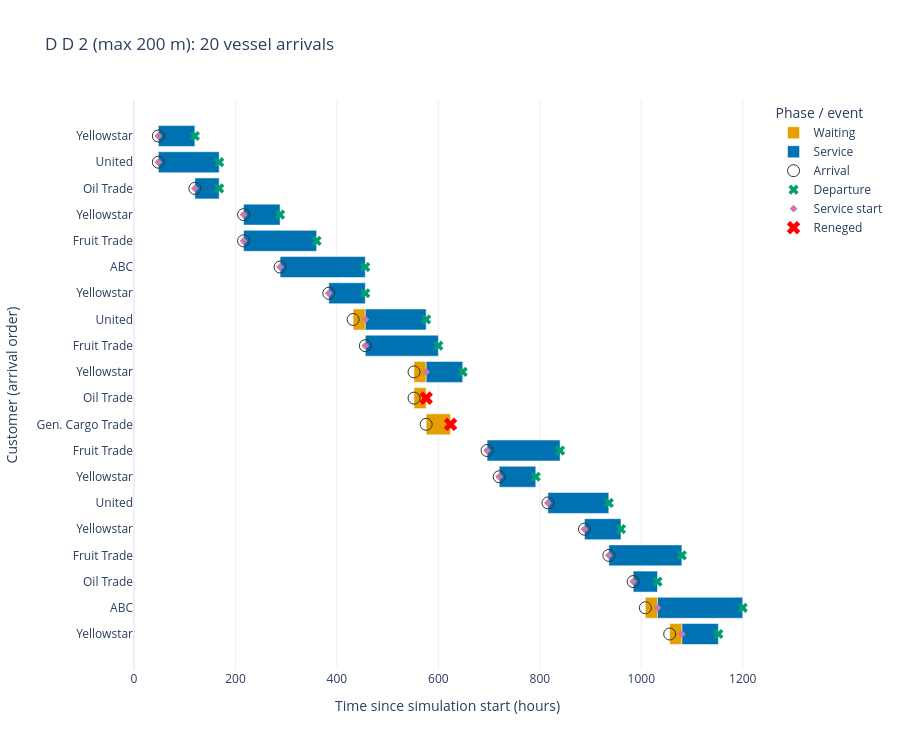

Notebook code cell kept with this figure:
### Markdown cell above
#### 6. Gantt chart: arrival, waiting, service and reneging

One row per vessel visit, labelled by vessel name. Orange is waiting, blue is actual service, a green cross marks departure after service, and a **red cross** marks reneging. Reneged visits have no service bar. Hover labels show at most two decimals in hours, with days in parentheses. The table below includes status and actual departure time.

### Code cell
fig = plot_gantt(df, title=f"{example_title}: {len(df)} vessel arrivals")
fig.show()
df.sort_values(["AT", "c_id"])[["c_id", "name", "length", "maxwait", "status", "AT", "TSB", "TSE",
                                "departure", "TCWQ", "ST", "TCSS", "s_id"]]

### Figure 1 — Plotly figure (JSON) as saved in the notebook; plotly's stock layout.template omitted (floating-point values rounded to 4 significant figures)
{"data": [{"base": [48, 48, 120, 216, 216, 288, 384, 432, 456, 552, 552, 576, 696, 720, 816, 888, 936, 984, 1008, 1056], "customdata": [["48 h (2 days)", "48 h (2 days)", "0 h (0 days)"], ["48 h (2 days)", "48 h (2 days)", "0 h (0 days)"], ["120 h (5 days)", "120 h (5 days)", "0 h (0 days)"], ["216 h (9 days)", "216 h (9 days)", "0 h (0 days)"], ["216 h (9 days)", "216 h (9 days)", "0 h (0 days)"], ["288 h (12 days)", "288 h (12 days)", "0 h (0 days)"], ["384 h (16 days)", "384 h (16 days)", "0 h (0 days)"], ["432 h (18 days)", "456 h (19 days)", "24 h (1 days)"], ["456 h (19 days)", "456 h (19 days)", "0 h (0 days)"], ["552 h (23 days)", "576 h (24 days)", "24 h (1 days)"], ["552 h (23 days)", "576 h (24 days)", "24 h (1 days)"], ["576 h (24 days)", "624 h (26 days)", "48 h (2 days)"], ["696 h (29 days)", "696 h (29 days)", "0 h (0 days)"], ["720 h (30 days)", "720 h (30 days)", "0 h (0 days)"], ["816 h (34 days)", "816 h (34 days)", "0 h (0 days)"], ["888 h (37 days)", "888 h (37 days)", "0 h (0 days)"], ["936 h (39 days)", "936 h (39 days)", "0 h (0 days)"], ["984 h (41 days)", "984 h (41 days)", "0 h (0 days)"], ["1008 h (42 days)", "1032 h (43 days)", "24 h (1 days)"], ["1056 h (44 days)", "1080 h (45 days)", "24 h (1 days)"]], "hovertemplate": "%{text}<br>Start: %{customdata[0]}<br>End: %{customdata[1]}<br>Duration: %{customdata[2]}<extra>%{fullData.name}</extra>", "marker": {"color": "#E69F00"}, "name": "Waiting", "orientation": "h", "text": ["Yellowstar", "United", "Oil Trade", "Yellowstar", "Fruit Trade", "ABC", "Yellowstar", "United", "Fruit Trade", "Yellowstar", "Oil Trade", "Gen. Cargo Trade", "Fruit Trade", "Yellowstar", "United", "Yellowstar", "Fruit Trade", "Oil Trade", "ABC", "Yellowstar"], "textposition": "none", "type": "bar", "x": [0.0, 0.0, 0.0, 0.0, 0.0, 0.0, 0.0, 24.0, 0.0, 24.0, 24.0, 48.0, 0.0, 0.0, 0.0, 0.0, 0.0, 0.0, 24.0, 24.0], "y": ["Customer 1", "Customer 2", "Customer 3", "Customer 4", "Customer 5", "Customer 6", "Customer 7", "Customer 8", "Customer 9", "Customer 10", "Customer 11", "Customer 12", "Customer 13", "Customer 14", "Customer 15", "Customer 16", "Customer 17", "Customer 18", "Customer 19", "Customer 20"]}, {"base": [48, 48, 120, 216, 216, 288, 384, 456, 456, 576, 696, 720, 816, 888, 936, 984, 1032, 1080], "customdata": [["48 h (2 days)", "120 h (5 days)", "72 h (3 days)"], ["48 h (2 days)", "168 h (7 days)", "120 h (5 days)"], ["120 h (5 days)", "168 h (7 days)", "48 h (2 days)"], ["216 h (9 days)", "288 h (12 days)", "72 h (3 days)"], ["216 h (9 days)", "360 h (15 days)", "144 h (6 days)"], ["288 h (12 days)", "456 h (19 days)", "168 h (7 days)"], ["384 h (16 days)", "456 h (19 days)", "72 h (3 days)"], ["456 h (19 days)", "576 h (24 days)", "120 h (5 days)"], ["456 h (19 days)", "600 h (25 days)", "144 h (6 days)"], ["576 h (24 days)", "648 h (27 days)", "72 h (3 days)"], ["696 h (29 days)", "840 h (35 days)", "144 h (6 days)"], ["720 h (30 days)", "792 h (33 days)", "72 h (3 days)"], ["816 h (34 days)", "936 h (39 days)", "120 h (5 days)"], ["888 h (37 days)", "960 h (40 days)", "72 h (3 days)"], ["936 h (39 days)", "1080 h (45 days)", "144 h (6 days)"], ["984 h (41 days)", "1032 h (43 days)", "48 h (2 days)"], ["1032 h (43 days)", "1200 h (50 days)", "168 h (7 days)"], ["1080 h (45 days)", "1152 h (48 days)", "72 h (3 days)"]], "hovertemplate": "%{text}<br>Start: %{customdata[0]}<br>End: %{customdata[1]}<br>Duration: %{customdata[2]}<extra>%{fullData.name}</extra>", "marker": {"color": "#0072B2"}, "name": "Service", "orientation": "h", "text": ["Yellowstar", "United", "Oil Trade", "Yellowstar", "Fruit Trade", "ABC", "Yellowstar", "United", "Fruit Trade", "Yellowstar", "Fruit Trade", "Yellowstar", "United", "Yellowstar", "Fruit Trade", "Oil Trade", "ABC", "Yellowstar"], "textposition": "none", "type": "bar", "x": [72.0, 120.0, 48.0, 72.0, 144.0, 168.0, 72.0, 120.0, 144.0, 72.0, 144.0, 72.0, 120.0, 72.0, 144.0, 48.0, 168.0, 72.0], "y": ["Customer 1", "Customer 2", "Customer 3", "Customer 4", "Customer 5", "Customer 6", "Customer 7", "Customer 8", "Customer 9", "Customer 10", "Customer 13", "Customer 14", "Customer 15", "Customer 16", "Customer 17", "Customer 18", "Customer 19", "Customer 20"]}, {"customdata": ["48 h (2 days)", "48 h (2 days)", "120 h (5 days)", "216 h (9 days)", "216 h (9 days)", "288 h (12 days)", "384 h (16 days)", "432 h (18 days)", "456 h (19 days)", "552 h (23 days)", "552 h (23 days)", "576 h (24 days)", "696 h (29 days)", "720 h (30 days)", "816 h (34 days)", "888 h (37 days)", "936 h (39 days)", "984 h (41 days)", "1008 h (42 days)", "1056 h (44 days)"], "hovertemplate": "%{text}<br>Time: %{customdata}<extra>%{fullData.name}</extra>", "marker": {"color": "#333333", "size": 12, "symbol": "circle-open"}, "mode": "markers", "name": "Arrival", "text": ["Yellowstar", "United", "Oil Trade", "Yellowstar", "Fruit Trade", "ABC", "Yellowstar", "United", "Fruit Trade", "Yellowstar", "Oil Trade", "Gen. Cargo Trade", "Fruit Trade", "Yellowstar", "United", "Yellowstar", "Fruit Trade", "Oil Trade", "ABC", "Yellowstar"], "type": "scatter", "x": [48.0, 48.0, 120.0, 216.0, 216.0, 288.0, 384.0, 432.0, 456.0, 552.0, 552.0, 576.0, 696.0, 720.0, 816.0, 888.0, 936.0, 984.0, 1008.0, 1056.0], "y": ["Customer 1", "Customer 2", "Customer 3", "Customer 4", "Customer 5", "Customer 6", "Customer 7", "Customer 8", "Customer 9", "Customer 10", "Customer 11", "Customer 12", "Customer 13", "Customer 14", "Customer 15", "Customer 16", "Customer 17", "Customer 18", "Customer 19", "Customer 20"]}, {"customdata": ["120 h (5 days)", "168 h (7 days)", "168 h (7 days)", "288 h (12 days)", "360 h (15 days)", "456 h (19 days)", "456 h (19 days)", "576 h (24 days)", "600 h (25 days)", "648 h (27 days)", "840 h (35 days)", "792 h (33 days)", "936 h (39 days)", "960 h (40 days)", "1080 h (45 days)", "1032 h (43 days)", "1200 h (50 days)", "1152 h (48 days)"], "hovertemplate": "%{text}<br>Time: %{customdata}<extra>%{fullData.name}</extra>", "marker": {"color": "#009E73", "size": 9, "symbol": "x"}, "mode": "markers", "name": "Departure", "text": ["Yellowstar", "United", "Oil Trade", "Yellowstar", "Fruit Trade", "ABC", "Yellowstar", "United", "Fruit Trade", "Yellowstar", "Fruit Trade", "Yellowstar", "United", "Yellowstar", "Fruit Trade", "Oil Trade", "ABC", "Yellowstar"], "type": "scatter", "x": [120.0, 168.0, 168.0, 288.0, 360.0, 456.0, 456.0, 576.0, 600.0, 648.0, 840.0, 792.0, 936.0, 960.0, 1080.0, 1032.0, 1200.0, 1152.0], "y": ["Customer 1", "Customer 2", "Customer 3", "Customer 4", "Customer 5", "Customer 6", "Customer 7", "Customer 8", "Customer 9", "Customer 10", "Customer 13", "Customer 14", "Customer 15", "Customer 16", "Customer 17", "Customer 18", "Customer 19", "Customer 20"]}, {"customdata": ["48 h (2 days)", "48 h (2 days)", "120 h (5 days)", "216 h (9 days)", "216 h (9 days)", "288 h (12 days)", "384 h (16 days)", "456 h (19 days)", "456 h (19 days)", "576 h (24 days)", "696 h (29 days)", "720 h (30 days)", "816 h (34 days)", "888 h (37 days)", "936 h (39 days)", "984 h (41 days)", "1032 h (43 days)", "1080 h (45 days)"], "hovertemplate": "%{text}<br>Time: %{customdata}<extra>%{fullData.name}</extra>", "marker": {"color": "#CC79A7", "size": 6, "symbol": "diamond"}, "mode": "markers", "name": "Service start", "text": ["Yellowstar", "United", "Oil Trade", "Yellowstar", "Fruit Trade", "ABC", "Yellowstar", "United", "Fruit Trade", "Yellowstar", "Fruit Trade", "Yellowstar", "United", "Yellowstar", "Fruit Trade", "Oil Trade", "ABC", "Yellowstar"], "type": "scatter", "x": [48.0, 48.0, 120.0, 216.0, 216.0, 288.0, 384.0, 456.0, 456.0, 576.0, 696.0, 720.0, 816.0, 888.0, 936.0, 984.0, 1032.0, 1080.0], "y": ["Customer 1", "Customer 2", "Customer 3", "Customer 4", "Customer 5", "Customer 6", "Customer 7", "Customer 8", "Customer 9", "Customer 10", "Customer 13", "Customer 14", "Customer 15", "Customer 16", "Customer 17", "Customer 18", "Customer 19", "Customer 20"]}, {"customdata": ["576 h (24 days)", "624 h (26 days)"], "hovertemplate": "%{text}<br>Time: %{customdata}<extra>%{fullData.name}</extra>", "marker": {"color": "red", "size": 12, "symbol": "x"}, "mode": "markers", "name": "Reneged", "text": ["Oil Trade", "Gen. Cargo Trade"], "type": "scatter", "x": [576.0, 624.0], "y": ["Customer 11", "Customer 12"]}], "layout": {"barmode": "overlay", "height": 750, "legend": {"title": {"text": "Phase / event"}}, "title": {"text": "D D 2 (max 200 m): 20 vessel arrivals"}, "xaxis": {"range": [0, 1236], "title": {"text": "Time since simulation start (hours)"}}, "yaxis": {"autorange": "reversed", "categoryarray": ["Customer 1", "Customer 2", "Customer 3", "Customer 4", "Customer 5", "Customer 6", "Customer 7", "Customer 8", "Customer 9", "Customer 10", "Customer 11", "Customer 12", "Customer 13", "Customer 14", "Customer 15", "Customer 16", "Customer 17", "Customer 18", "Customer 19", "Customer 20"], "categoryorder": "array", "tickmode": "array", "ticktext": ["Yellowstar", "United", "Oil Trade", "Yellowstar", "Fruit Trade", "ABC", "Yellowstar", "United", "Fruit Trade", "Yellowstar", "Oil Trade", "Gen. Cargo Trade", "Fruit Trade", "Yellowstar", "United", "Yellowstar", "Fruit Trade", "Oil Trade", "ABC", "Yellowstar"], "tickvals": ["Customer 1", "Customer 2", "Customer 3", "Customer 4", "Customer 5", "Customer 6", "Customer 7", "Customer 8", "Customer 9", "Customer 10", "Customer 11", "Customer 12", "Customer 13", "Customer 14", "Customer 15", "Customer 16", "Customer 17", "Customer 18", "Customer 19", "Customer 20"], "title": {"text": "Customer (arrival order)"}}}}
